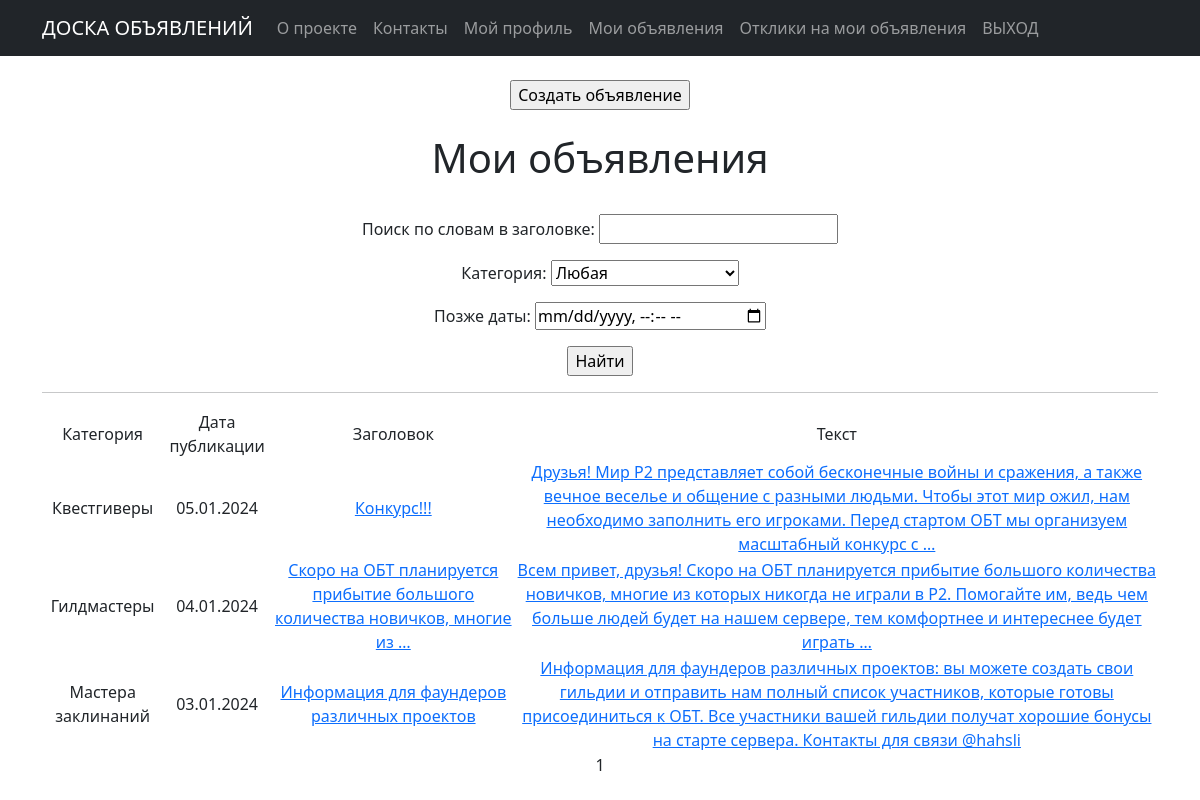
The page /calls/my/ (signed in) on the database its author committed.
### calls/models.py (models this page shows, shortened)
class Call(models.Model):
    CATEGORIES_LIST = [
        ('tanks', 'Танки'),
        ('hills', 'Хилы'),
        ('dd', 'ДД'),
        ('traders', 'Торговцы'),
        ('gild_masters', 'Гилдмастеры'),
        ('quest_givers', 'Квестгиверы'),
        ('blacksmiths', 'Кузнецы'),
        ('tanners', 'Кожевники'),
        ('potion_masters', 'Зельевары'),
        ('spell_masters', 'Мастера заклинаний'),
    ]
    call_author = models.ForeignKey(User, on_delete=models.CASCADE)
    call_create_date = models.DateTimeField(auto_now_add=True)
    call_category = models.CharField(max_length=14, choices=CATEGORIES_LIST, default='tanks')
    call_header = models.CharField(max_length=128)
    call_text = models.TextField()
    call_img = models.ImageField(upload_to='call', null=True, blank=True, verbose_name='Изображение')

### calls/views.py (the view)
# urls.py: path('my/', MyCallsList.as_view(), name='my_call_list'),
class MyCallsList(ListView):
    model = Call
    template_name = 'my_calls.html'
    context_object_name = 'calls'
    paginate_by = 8
    def get_queryset(self):
        queryset = Call.objects.filter(call_author=self.request.user.id).order_by('-call_create_date')
        self.filterset = CallFilter(self.request.GET, queryset)
        return self.filterset.qs
    def get_context_data(self, **kwargs):
        context = super().get_context_data(**kwargs)
        context['filterset'] = self.filterset
        return context

### templates/my_calls.html (shortened to what this page needs)
{% extends 'flatpages/default.html' %}
{% load custom_tags %}
{% block content %}
    <br>
    <input type="button" value="Создать объявление" onClick='location.href="{% url 'call_create' %}"'>
    <br><br>
       <h1>Мои объявления</h1>
    <br>
   <form action="" method="get">
       {{ filterset.form.as_p }}
       <input type="submit" value="Найти" />
   </form>
   <hr>
   {% if calls %}
       <table>
           <tr>
               <td>Категория</td>
               <td>Дата публикации</td>
               <td>Заголовок</td>
               <td>Текст</td>
           </tr>
           {% for call in calls %}
           <tr>
               <td>{{ call.get_call_category_display }}</td>
               <td>{{ call.call_create_date|date:'d.m.Y' }}</td>
               <td><a href="{% url 'respond_send' call.id %}">{{ call.call_header|truncatewords:10 }}</a></td>
               <td><a href="{% url 'respond_send' call.id %}">{{ call.call_text|truncatewords:35 }}</a></td>
           </tr>
           {% endfor %}
       </table>
   {% else %}
       <h2>Объявлений нет!</h2>
   {% endif %}
   {{ page_obj.number }}
{% endblock content %}

### rows shown on the page
Call: call_category "Квестгиверы", call_create_date "05.01.2024", call_header "Конкурс!!!", call_text "Друзья! Мир Р2 представляет собой бесконечные войны и сражения, а также вечное веселье и общение с разными людьми. Чтобы этот мир ожил, нам необходимо заполнить его игроками. Перед стартом ОБТ мы организуем масштабный конкурс с …"
Call: call_category "Гилдмастеры", call_create_date "04.01.2024", call_header "Скоро на ОБТ планируется прибытие большого количества новичков, многие из …", call_text "Всем привет, друзья! Скоро на ОБТ планируется прибытие большого количества новичков, многие из которых никогда не играли в Р2. Помогайте им, ведь чем больше людей будет на нашем сервере, тем комфортнее и интереснее будет играть …"
Call: call_category "Мастера заклинаний", call_create_date "03.01.2024", call_header "Информация для фаундеров различных проектов", call_text "Информация для фаундеров различных проектов: вы можете создать свои гильдии и отправить нам полный список участников, которые готовы присоединиться к ОБТ. Все участники вашей гильдии получат хорошие бонусы на старте сервера. Контакты для связи @hahsli"

### other values the page prints
{{ page_obj.number }} "1"
